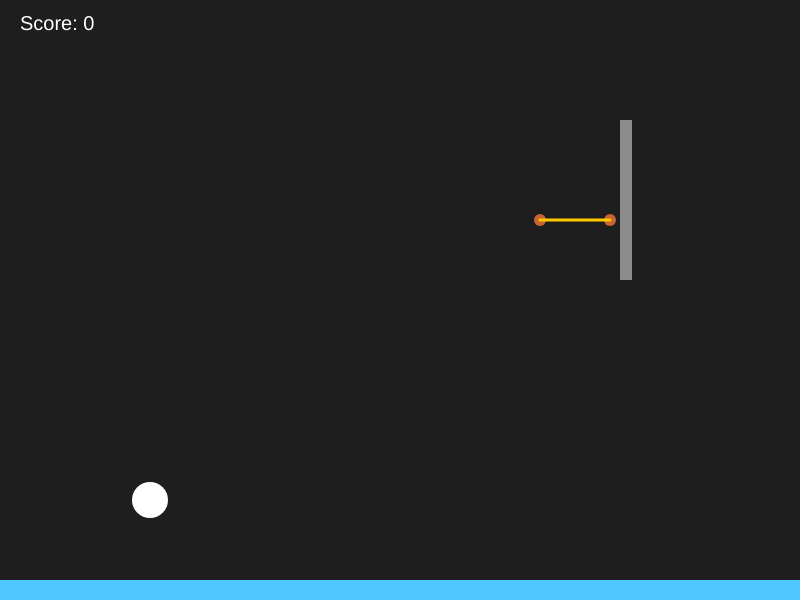
Frame 1 (no input)
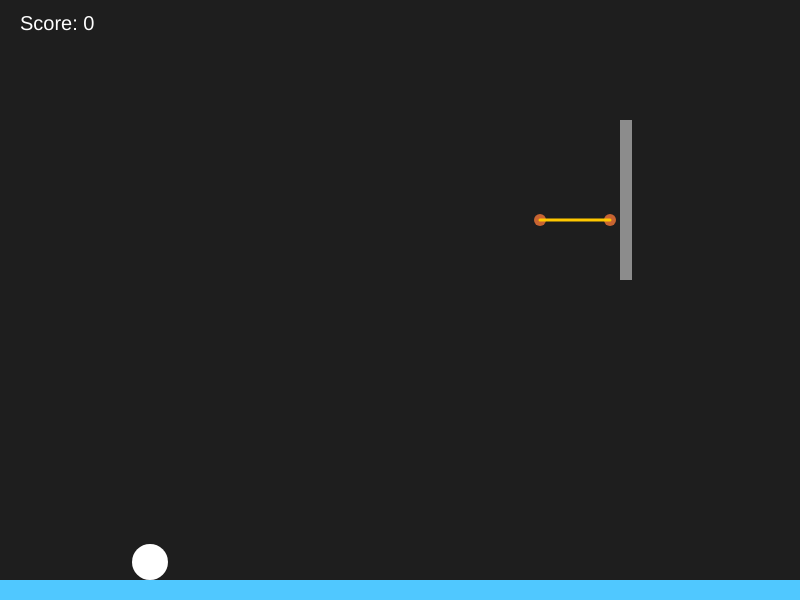
Frame 60 (no input)
Frame 120 (the mouse pressed at the canvas centre since frame 60): identical to frame 60, image omitted

The p5.js sketch that drew these frames (run headless with seeded random() and noise() and a simulated clock; from frame 60 on, the mouse is pressed at the canvas centre):

// p5.js sketch
// ── sketch.js
let ball;let basket;let gravity;let score;let dragStart;let resetTimer;let scoredRecently;function setup(){createCanvas(800,600);initBall();basket={leftX:540,rightX:610,rimY:220,postR:6,backboardX:620,backboardTop:120,backboardW:12,backboardH:160};gravity=0.6;score=0;resetTimer=0;scoredRecently=false;}function initBall(){ball={x:150,y:500,r:18,vx:0,vy:0,held:false,prevY:500};}function draw(){background(30);noStroke();fill(80,200,255);rect(0,height-20,width,20);fill(140);rect(basket.backboardX,basket.backboardTop,basket.backboardW,basket.backboardH);fill(200,100,50);ellipse(basket.leftX,basket.rimY,basket.postR*2,basket.postR*2);ellipse(basket.rightX,basket.rimY,basket.postR*2,basket.postR*2);stroke(255,200,0);strokeWeight(3);line(basket.leftX,basket.rimY,basket.rightX,basket.rimY);noStroke();fill(255);ellipse(ball.x,ball.y,ball.r*2,ball.r*2);if(ball.held){fill(255,255,0,100);ellipse(ball.x,ball.y,ball.r*2+20,ball.r*2+20);}if(!ball.held){ball.prevY=ball.y;ball.vy+=gravity;ball.x+=ball.vx;ball.y+=ball.vy;ball.vx*=0.999;if(ball.y+ball.r>height-20){ball.y=height-20-ball.r;ball.vy=-ball.vy*0.6;ball.vx*=0.9;if(abs(ball.vy)<0.8){ball.vy=0;}if(abs(ball.vx)<0.02){ball.vx=0;}}if(ball.x-ball.r<0){ball.x=ball.r;ball.vx=-ball.vx*0.6;}if(ball.x+ball.r>width){ball.x=width-ball.r;ball.vx=-ball.vx*0.6;}let posts=[{x:basket.leftX,y:basket.rimY},{x:basket.rightX,y:basket.rimY}];for(let i=0;i<posts.length;i++){let px=posts[i].x;let py=posts[i].y;let dx=ball.x-px;let dy=ball.y-py;let distSq=dx*dx+dy*dy;let minD=(ball.r+basket.postR);if(distSq>0&&distSq<minD*minD){let dist=Math.sqrt(distSq);let nx=dx/dist;let ny=dy/dist;let proj=ball.vx*nx+ball.vy*ny;ball.vx-=1.8*proj*nx;ball.vy-=1.8*proj*ny;let overlap=minD-dist+0.1;ball.x+=nx*overlap;ball.y+=ny*overlap;}}if(!scoredRecently&&ball.prevY<basket.rimY&&ball.y>basket.rimY&&ball.x>basket.leftX+ball.r&&ball.x<basket.rightX-ball.r){score++;scoredRecently=true;resetTimer=60;}}if(resetTimer>0){resetTimer--;if(resetTimer===0){initBall();scoredRecently=false;}}if(ball.y>height+200){initBall();scoredRecently=false;}fill(255);textSize(20);text("Score: "+score,20,30);}function mousePressed(){if(typeof ball!=="undefined"){let d=dist(mouseX,mouseY,ball.x,ball.y);if(d<ball.r){ball.held=true;dragStart={x:mouseX,y:mouseY};ball.vx=0;ball.vy=0;}}}function mouseDragged(){if(typeof ball!=="undefined"&&ball.held){ball.x=mouseX;ball.y=mouseY;}}function mouseReleased(){if(typeof ball!=="undefined"&&ball.held){let vx=(dragStart.x-mouseX)*0.18;let vy=(dragStart.y-mouseY)*0.18;if(!isFinite(vx)){vx=0;}if(!isFinite(vy)){vy=0;}ball.vx=vx;ball.vy=vy;ball.held=false;ball.prevY=ball.y;}}
